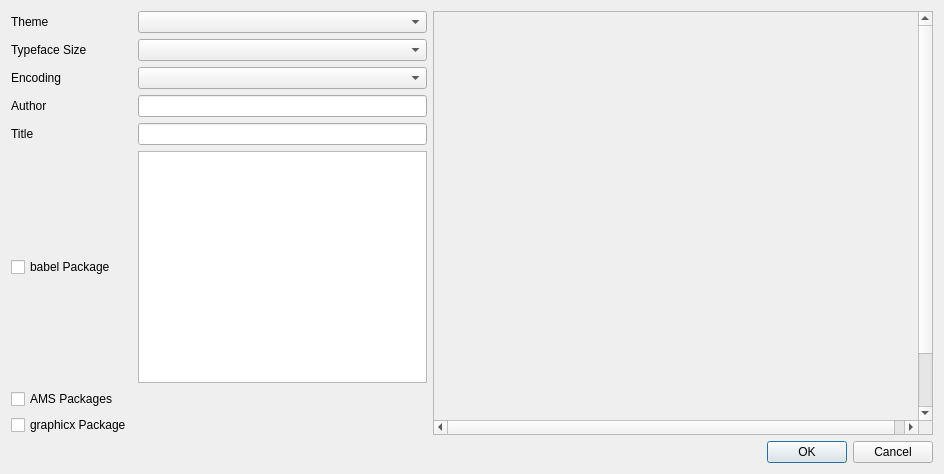
<?xml version="1.0" encoding="UTF-8"?>
<ui version="4.0">
 <class>QuickBeamerDialog</class>
 <widget class="QDialog" name="QuickBeamerDialog">
  <property name="geometry">
   <rect>
    <x>0</x>
    <y>0</y>
    <width>944</width>
    <height>474</height>
   </rect>
  </property>
  <property name="windowTitle">
   <string>Dialog</string>
  </property>
  <layout class="QGridLayout" name="gridLayout_2">
   <item row="0" column="0">
    <layout class="QGridLayout" name="gridLayout">
     <item row="7" column="0">
      <widget class="QCheckBox" name="checkBoxAMS">
       <property name="text">
        <string>AMS Packages</string>
       </property>
      </widget>
     </item>
     <item row="3" column="0">
      <widget class="QLabel" name="labelEncoding">
       <property name="text">
        <string>Encoding</string>
       </property>
       <property name="visible">
         <bool>false</bool>
      </property>
      </widget>
     </item>
     <item row="4" column="1">
      <widget class="QLineEdit" name="lineEditAuthor"/>
     </item>
     <item row="1" column="0">
      <widget class="QLabel" name="labelSize">
       <property name="text">
        <string>Typeface Size</string>
       </property>
      </widget>
     </item>
     <item row="6" column="0">
      <widget class="QCheckBox" name="checkBoxBabel">
        <property name="visible">
           <bool>false</bool>
        </property>
       <property name="text">
        <string>babel Package</string>
       </property>
      </widget>
     </item>
     <item row="1" column="1">
      <widget class="QComboBox" name="comboBoxSize"/>
     </item>
     <item row="5" column="1">
      <widget class="QLineEdit" name="lineEditTitle"/>
     </item>
     <item row="8" column="0">
      <widget class="QCheckBox" name="checkBoxGraphicx">
       <property name="text">
        <string>graphicx Package</string>
       </property>
      </widget>
     </item>
     <item row="5" column="0">
      <widget class="QLabel" name="labelTitle">
       <property name="text">
        <string>Title</string>
       </property>
      </widget>
     </item>
     <item row="6" column="1">
      <widget class="QListWidget" name="listWidgetBabel">
        <property name="visible">
         <bool>false</bool>
      </property>
      </widget>
     </item>
     <item row="3" column="1">
      <widget class="QComboBox" name="comboBoxEncoding">
        <property name="visible">
         <bool>false</bool>
      </property>
      </widget>
     </item>
     <item row="4" column="0">
      <widget class="QLabel" name="labelAuthor">
       <property name="text">
        <string>Author</string>
       </property>
      </widget>
     </item>
     <item row="0" column="0">
      <widget class="QLabel" name="labelTheme">
       <property name="text">
        <string>Theme</string>
       </property>
      </widget>
     </item>
     <item row="0" column="1">
      <widget class="QComboBox" name="comboBoxTheme"/>
     </item>
    </layout>
   </item>
   <item row="0" column="1">
    <widget class="QScrollArea" name="scrollArea">
     <property name="minimumSize">
      <size>
       <width>500</width>
       <height>0</height>
      </size>
     </property>
     <property name="maximumSize">
      <size>
       <width>500</width>
       <height>16777215</height>
      </size>
     </property>
     <property name="autoFillBackground">
      <bool>false</bool>
     </property>
     <property name="widgetResizable">
      <bool>false</bool>
     </property>
     <property name="alignment">
      <set>Qt::AlignCenter</set>
     </property>
     <widget class="QWidget" name="scrollAreaWidgetContents">
      <property name="geometry">
       <rect>
        <x>0</x>
        <y>0</y>
        <width>494</width>
        <height>474</height>
       </rect>
      </property>
     </widget>
    </widget>
   </item>
   <item row="1" column="0" colspan="2">
    <widget class="QDialogButtonBox" name="buttonBox">
     <property name="orientation">
      <enum>Qt::Horizontal</enum>
     </property>
     <property name="standardButtons">
      <set>QDialogButtonBox::Cancel|QDialogButtonBox::Ok</set>
     </property>
    </widget>
   </item>
  </layout>
 </widget>
 <tabstops>
  <tabstop>comboBoxTheme</tabstop>
  <tabstop>comboBoxSize</tabstop>
  <tabstop>comboBoxEncoding</tabstop>
  <tabstop>lineEditAuthor</tabstop>
  <tabstop>lineEditTitle</tabstop>
  <tabstop>listWidgetBabel</tabstop>
  <tabstop>checkBoxBabel</tabstop>
  <tabstop>checkBoxAMS</tabstop>
  <tabstop>checkBoxGraphicx</tabstop>
  <tabstop>buttonBox</tabstop>
  <tabstop>scrollArea</tabstop>
 </tabstops>
 <resources>
  <include location="texmaker.qrc"/>
 </resources>
 <connections>
  <connection>
   <sender>buttonBox</sender>
   <signal>accepted()</signal>
   <receiver>QuickBeamerDialog</receiver>
   <slot>accept()</slot>
   <hints>
    <hint type="sourcelabel">
     <x>248</x>
     <y>254</y>
    </hint>
    <hint type="destinationlabel">
     <x>157</x>
     <y>274</y>
    </hint>
   </hints>
  </connection>
  <connection>
   <sender>buttonBox</sender>
   <signal>rejected()</signal>
   <receiver>QuickBeamerDialog</receiver>
   <slot>reject()</slot>
   <hints>
    <hint type="sourcelabel">
     <x>316</x>
     <y>260</y>
    </hint>
    <hint type="destinationlabel">
     <x>286</x>
     <y>274</y>
    </hint>
   </hints>
  </connection>
 </connections>
</ui>
